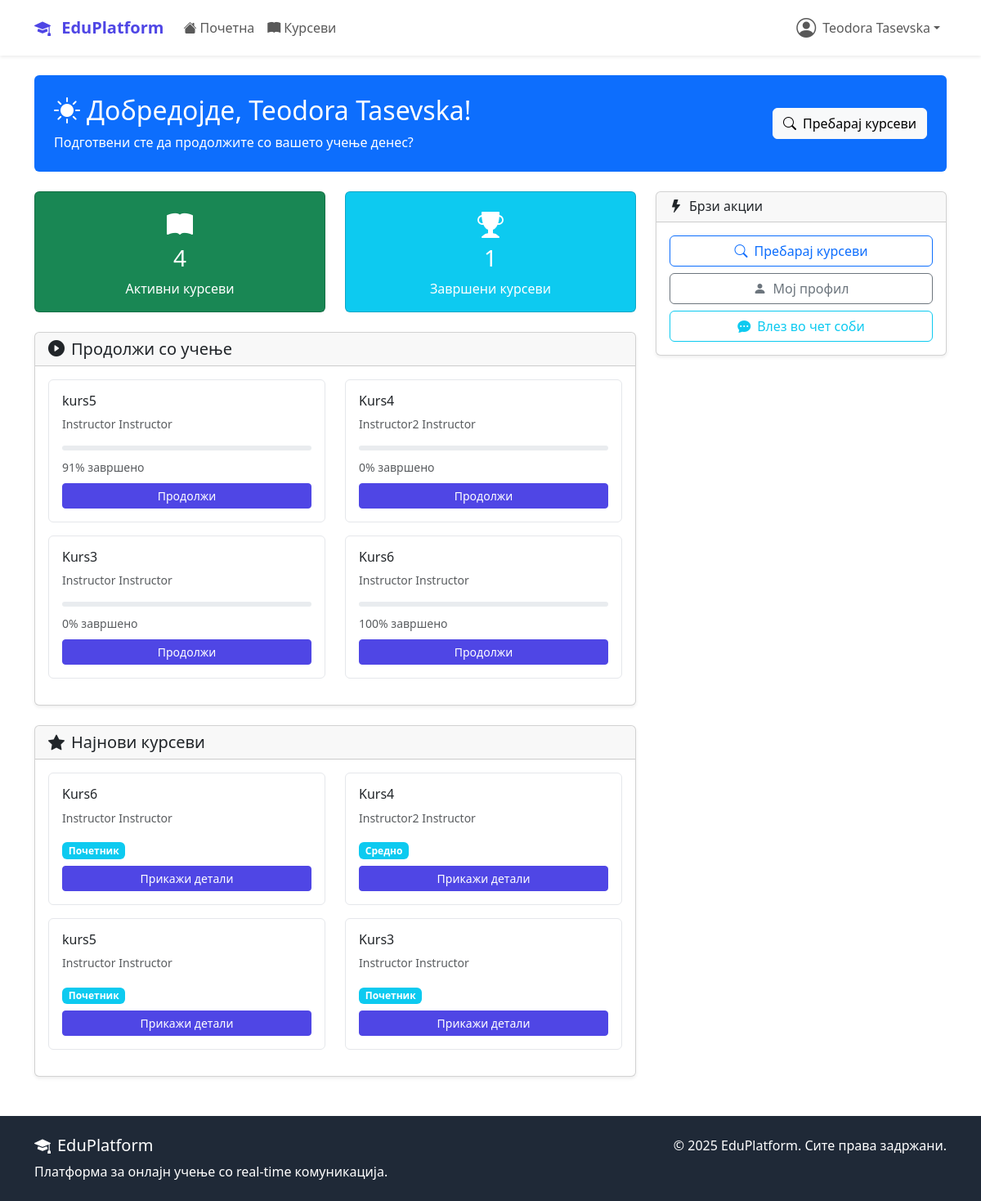
The app's page /dashboard/ (signed in) with its own data.
### accounts/models.py (models this page shows, shortened)
class User(AbstractUser):
    USER_TYPE_CHOICES = (
        ('student', 'Студент'),
        ('instructor', 'Инструктор'),
        ('admin', 'Администратор'),
    )
    user_type = models.CharField(
        max_length=20,
        choices=USER_TYPE_CHOICES,
        default='student'
    )
    bio = models.TextField(max_length=500, blank=True)
    profile_picture = models.ImageField(
        upload_to='profile_pics/',
        blank=True,  # Додадено
        null=True    # Додадено
    )
    birth_date = models.DateField(null=True, blank=True)
    phone_number = models.CharField(max_length=15, blank=True)
    created_at = models.DateTimeField(auto_now_add=True)
    updated_at = models.DateTimeField(auto_now=True)

### courses/models.py (models this page shows, shortened)
class Enrollment(models.Model):
    student = models.ForeignKey(
        settings.AUTH_USER_MODEL,
        on_delete=models.CASCADE,
        related_name='enrollments'
    )
    course = models.ForeignKey(Course, on_delete=models.CASCADE, related_name='enrollments')
    enrolled_at = models.DateTimeField(auto_now_add=True)
    is_active = models.BooleanField(default=True)
    is_completed = models.BooleanField(default=False)
    completed_at = models.DateTimeField(null=True, blank=True)
    progress_percentage = models.FloatField(default=0.0)
    class Meta:
        unique_together = ['student', 'course']

class Course(models.Model):
    DIFFICULTY_CHOICES = (
        ('beginner', 'Почетник'),
        ('intermediate', 'Средно'),
        ('advanced', 'Напредно'),
    )
    STATUS_CHOICES = (
        ('draft', 'Нацрт'),
        ('published', 'Објавен'),
        ('archived', 'Архивиран'),
    )
    title = models.CharField(max_length=200)
    slug = models.SlugField(unique=True, blank=True, max_length=250)
    description = models.TextField()
    instructor = models.ForeignKey(
        settings.AUTH_USER_MODEL,
        on_delete=models.CASCADE,
        related_name='courses_taught'
    )
    category = models.ForeignKey(Category, on_delete=models.CASCADE)
    thumbnail = models.ImageField(upload_to='course_thumbnails/', blank=True)
    price = models.DecimalField(max_digits=8, decimal_places=2, default=0.00)
    difficulty = models.CharField(max_length=20, choices=DIFFICULTY_CHOICES)
    status = models.CharField(max_length=20, choices=STATUS_CHOICES, default='published')
    duration_hours = models.PositiveIntegerField(help_text="Должина во часови")
    max_students = models.PositiveIntegerField(null=True, blank=True)
    requirements = models.TextField(blank=True, help_text="Предуслови за курсот")
    what_you_learn = models.TextField(help_text="Што ќе научат студентите")
    created_at = models.DateTimeField(auto_now_add=True)
    updated_at = models.DateTimeField(auto_now=True)
    class Meta:
        ordering = ['-created_at']

### dashboard/views.py (the view, shortened to what this page needs)
# urls.py: path('', views.DashboardHomeView.as_view(), name='home'),
class DashboardHomeView(LoginRequiredMixin, TemplateView):
    template_name = 'dashboard/home.html'
    def get_context_data(self, **kwargs):
        context = super().get_context_data(**kwargs)
        user = self.request.user
        if user.user_type == 'student':
            context['enrollments'] = Enrollment.objects.filter(
                student=user,
                is_active=True
            ).select_related('course')[:6]
            context['total_enrollments'] = Enrollment.objects.filter(
                student=user,
                is_active=True
            ).count()
            context['completed_courses'] = Enrollment.objects.filter(
                student=user,
                is_completed=True
            ).count()
        context['latest_courses'] = Course.objects.filter(
            status='published'
        ).order_by('-created_at')[:6]
        context['active_chat_rooms'] = ChatRoom.objects.filter(
            participants=user,
            is_active=True
        ).order_by('-created_at')[:5]
        return context

### templates/dashboard/home.html (shortened to what this page needs)
{% extends 'base.html' %}
{% block content %}
<div class="container mt-4">
    <div class="bg-primary text-white rounded p-4 mb-4">
        <div class="row align-items-center">
            <div class="col-md-8">
                <h2><i class="bi bi-sun-fill me-2"></i>Добредојде, {{ user.get_full_name|default:user.username }}!</h2>
                <p class="mb-0">Подготвени сте да продолжите со вашето учење денес?</p>
            </div>
            <div class="col-md-4 text-md-end">
                <a href="{% url 'courses:list' %}" class="btn btn-light">
                    <i class="bi bi-search me-2"></i>Пребарај курсеви
                </a>
            </div>
        </div>
    </div>
    <div class="row">
        <div class="col-md-8">
            {% if user.user_type == 'student' %}
                <div class="row mb-4">
                    <div class="col-md-6">
                        <div class="card bg-success text-white">
                            <div class="card-body text-center">
                                <i class="bi bi-book-fill mb-2" style="font-size: 2rem;"></i>
                                <h3>{{ total_enrollments|default:0 }}</h3>
                                <p class="mb-0">Активни курсеви</p>
                            </div>
                        </div>
                    </div>
                    <div class="col-md-6">
                        <div class="card bg-info text-white">
                            <div class="card-body text-center">
                                <i class="bi bi-trophy-fill mb-2" style="font-size: 2rem;"></i>
                                <h3>{{ completed_courses|default:0 }}</h3>
                                <p class="mb-0">Завршени курсеви</p>
                            </div>
                        </div>
                    </div>
                </div>
                {% if enrollments %}
                <div class="card shadow-sm mb-4">
                    <div class="card-header d-flex justify-content-between align-items-center">
                        <h5 class="mb-0"><i class="bi bi-play-circle-fill me-2"></i>Продолжи со учење</h5>
                    </div>
                    <div class="card-body">
                        <div class="row">
                            {% for enrollment in enrollments %}
                            <div class="col-md-6 mb-3">
                                <div class="card course-card h-100">
                                    <div class="card-body">
                                        <h6 class="card-title">{{ enrollment.course.title }}</h6>
                                        <p class="text-muted small">{{ enrollment.course.instructor.get_full_name }}</p>
                                        <div class="progress mb-2" style="height: 6px;">
                                        </div>
                                        <small class="text-muted">{{ enrollment.progress_percentage|floatformat:0 }}% завршено</small>
                                        <a href="{% url 'courses:detail' enrollment.course.slug %}"
                                           class="btn btn-primary btn-sm mt-2 w-100">Продолжи</a>
                                    </div>
                                </div>
                            </div>
                            {% endfor %}
                        </div>
                    </div>
                </div>
                {% endif %}
            {% endif %}
            {% if latest_courses %}
            <div class="card shadow-sm">
                <div class="card-header">
                    <h5 class="mb-0"><i class="bi bi-star-fill me-2"></i>Најнови курсеви</h5>
                </div>
                <div class="card-body">
                    <div class="row">
                        {% for course in latest_courses %}
                        <div class="col-md-6 mb-3">
                            <div class="card course-card h-100">
                                <div class="card-body">
                                    <h6 class="card-title">{{ course.title }}</h6>
                                    <p class="text-muted small">{{ course.instructor.get_full_name }}</p>
                                    <span class="badge bg-info">{{ course.get_difficulty_display }}</span>
                                    <a href="{% url 'courses:detail' course.slug %}"
                                       class="btn btn-primary btn-sm w-100 mt-2">Прикажи детали</a>
                                </div>
                            </div>
                        </div>
                        {% endfor %}
                    </div>
                </div>
            </div>
            {% endif %}
        </div>
        <div class="col-md-4">
            <div class="card shadow-sm mb-3">
                <div class="card-header">
                    <h6 class="mb-0"><i class="bi bi-lightning-fill me-2"></i>Брзи акции</h6>
                </div>
                <div class="card-body">
                    <div class="d-grid gap-2">
                        <a href="{% url 'courses:list' %}" class="btn btn-outline-primary">
                            <i class="bi bi-search me-2"></i>Пребарај курсеви
                        </a>
                        <a href="{% url 'accounts:profile' %}" class="btn btn-outline-secondary">
                            <i class="bi bi-person-fill me-2"></i>Мој профил
                        </a>
                    <a href="{% url 'chat:list' %}" class="btn btn-outline-info">
                    <i class="bi bi-chat-dots-fill me-2"></i>Влез во чет соби
                </a>
                    </div>
                </div>
            </div>
{% endblock %}

### templates/base.html (shortened to what this page needs)
<!DOCTYPE html>
<html lang="mk">
<head>
    <link href="https://cdn.jsdelivr.net/npm/bootstrap@5.3.2/dist/css/bootstrap.min.css" rel="stylesheet">
    <link rel="stylesheet" href="https://cdn.jsdelivr.net/npm/bootstrap-icons@1.11.1/font/bootstrap-icons.css">
</head>
<body class="d-flex flex-column min-vh-100">
    <nav class="navbar navbar-expand-lg navbar-light bg-white shadow-sm">
        <div class="container">
            <a class="navbar-brand" href="{% url 'dashboard:home' %}">
                <i class="bi bi-mortarboard-fill me-2"></i>
                EduPlatform
            </a>
            <div class="collapse navbar-collapse" id="navbarNav">
                <ul class="navbar-nav me-auto">
                    <li class="nav-item">
                        <a class="nav-link" href="{% url 'dashboard:home' %}">
                            <i class="bi bi-house-fill me-1"></i>Почетна
                        </a>
                    </li>
                    <li class="nav-item">
                        <a class="nav-link" href="{% url 'courses:list' %}">
                            <i class="bi bi-book-fill me-1"></i>Курсеви
                        </a>
                    </li>
                </ul>
                <ul class="navbar-nav">
                    {% if user.is_authenticated %}
                        <li class="nav-item dropdown">
                            <a class="nav-link dropdown-toggle d-flex align-items-center" href="#"
                               id="navbarDropdown" role="button" data-bs-toggle="dropdown">
                                {% if user.profile_picture %}
                                    <img src="{{ user.profile_picture.url }}" alt="Профил"
                                         class="rounded-circle me-2" width="32" height="32">
                                {% else %}
                                    <i class="bi bi-person-circle me-2 fs-4"></i>
                                {% endif %}
                                {{ user.get_full_name|default:user.username }}
                            </a>
                        </li>
                    {% endif %}
                </ul>
            </div>
        </div>
    </nav>
    <main class="flex-grow-1">
        {% block content %}{% endblock %}
    </main>
    <footer class="footer mt-5 py-4">
        <div class="container">
            <div class="row">
                <div class="col-md-6">
                    <h5><i class="bi bi-mortarboard-fill me-2"></i>EduPlatform</h5>
                    <p class="mb-0">Платформа за онлајн учење со real-time комуникација.</p>
                </div>
                <div class="col-md-6 text-md-end">
                    <p class="mb-0">&copy; 2025 EduPlatform. Сите права задржани.</p>
                </div>
            </div>
        </div>
    </footer>
</body>
</html>

### templates/base.html (style rules this page uses)
:root { --primary-color: #4f46e5; --secondary-color: #6366f1; --success-color: #10b981; --warning-color: #f59e0b; --danger-color: #ef4444; --dark-color: #1f2937; --light-color: #f8fafc; }
.navbar-brand { font-weight: bold; color: var(--primary-color) !important; }
.btn-primary { background-color: var(--primary-color); border-color: var(--primary-color); }
.course-card { transition: transform 0.2s; border: 1px solid #e5e7eb; }
.footer { background-color: var(--dark-color); color: white; margin-top: auto; }

### records on screen
User: get_full_name "Teodora Tasevska"
Enrollment: course "kurs5", course.instructor.get_full_name "Instructor Instructor", progress_percentage "91"
Enrollment: course "Kurs4", course.instructor.get_full_name "Instructor2 Instructor", progress_percentage "0"
Enrollment: course "Kurs3", course.instructor.get_full_name "Instructor Instructor", progress_percentage "0"
Enrollment: course "Kurs6", course.instructor.get_full_name "Instructor Instructor", progress_percentage "100"
Course: title "Kurs6", instructor.get_full_name "Instructor Instructor", difficulty "Почетник"
Course: title "Kurs4", instructor.get_full_name "Instructor2 Instructor", difficulty "Средно"
Course: title "kurs5", instructor.get_full_name "Instructor Instructor", difficulty "Почетник"
Course: title "Kurs3", instructor.get_full_name "Instructor Instructor", difficulty "Почетник"

### other values on screen
{{ total_enrollments|default:0 }} "4"
{{ completed_courses|default:0 }} "1"
